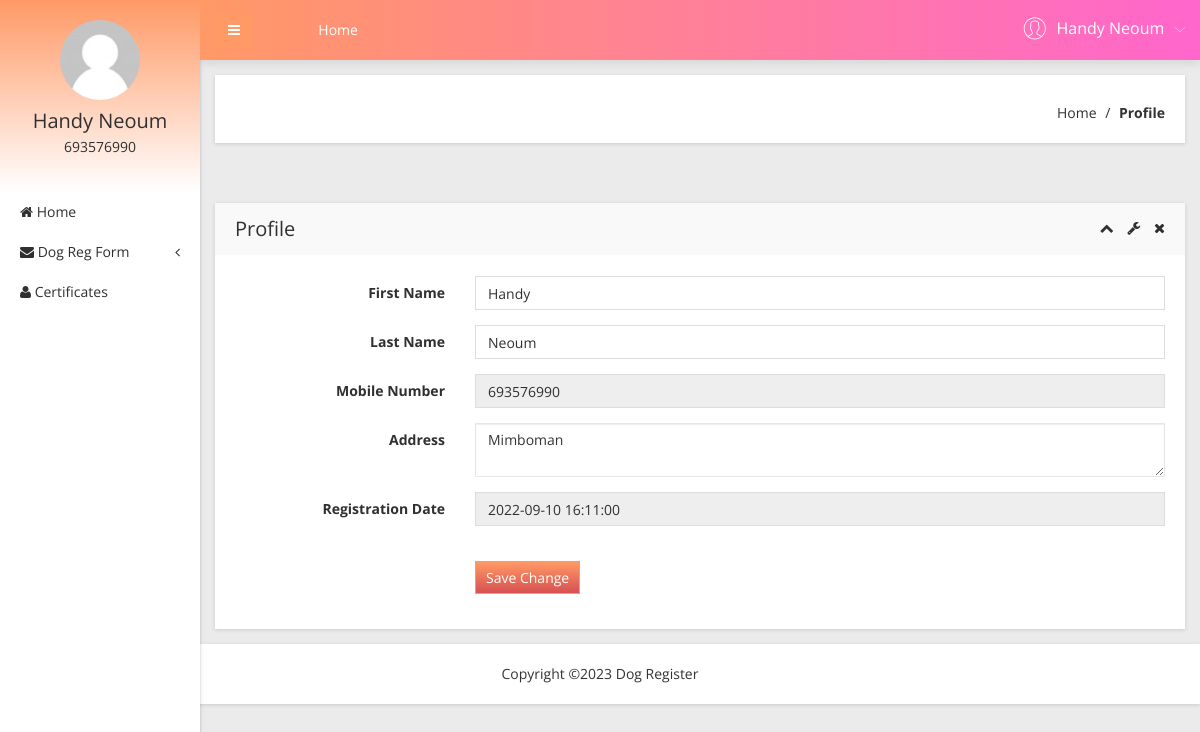
Screenshot of /user/profile.php (signed in) with the database file from the repository.
### tables this page shows
CREATE TABLE `tbluser` (
  `ID` int(10) NOT NULL,
  `FirstName` varchar(200) DEFAULT NULL,
  `LastName` varchar(200) DEFAULT NULL,
  `MobileNumber` bigint(10) DEFAULT NULL,
  `Address` mediumtext DEFAULT NULL,
  `Password` varchar(200) NOT NULL,
  `RegDate` timestamp NULL DEFAULT current_timestamp()
);

### user/profile.php (the view, shortened to what this page needs)
<?php
include('includes/dbconnection.php');
if (strlen($_SESSION['obcsuid']==0)) {
  header('location:logout.php');
  } else{
  ?>
<!doctype html>
<html class="no-js" lang="en">
<head>
    <link rel="stylesheet" href="css/bootstrap.min.css">
    <link rel="stylesheet" href="css/font-awesome.min.css">
    <link rel="stylesheet" href="css/adminpro-custon-icon.css">
    <link rel="stylesheet" href="css/meanmenu.min.css">
    <link rel="stylesheet" href="css/jquery.mCustomScrollbar.min.css">
    <link rel="stylesheet" href="css/animate.css">
    <link rel="stylesheet" href="css/modals.css">
    <link rel="stylesheet" href="css/normalize.css">
    <link rel="stylesheet" href="css/form/all-type-forms.css">
    <link rel="stylesheet" href="style.css">
    <link rel="stylesheet" href="css/responsive.css">
</head>
<body class="materialdesign">
    <div class="wrapper-pro">
   <?php include_once('includes/sidebar.php');?>
        <?php include_once('includes/header.php');?>
            <div class="breadcome-area mg-b-30 small-dn">
                <div class="container-fluid">
                    <div class="row">
                        <div class="col-lg-12">
                            <div class="breadcome-list shadow-reset">
                                <div class="row">
                                    <div class="col-lg-12">
                                        <ul class="breadcome-menu">
                                            <li><a href="dashboard.php">Home</a> <span class="bread-slash">/</span>
                                            </li>
                                            <li><span class="bread-blod">Profile</span>
                                            </li>
                                        </ul>
                                    </div>
                                </div>
                            </div>
                        </div>
                    </div>
                </div>
            </div>
            <div class="basic-form-area mg-b-15">
                <div class="container-fluid">
                    <div class="row">
                        <div class="col-lg-12">
                            <div class="sparkline12-list shadow-reset mg-t-30">
                                <div class="sparkline12-hd">
                                    <div class="main-sparkline12-hd">
                                        <h1>Profile</h1>
                                        <div class="sparkline12-outline-icon">
                                            <span class="sparkline12-collapse-link"><i class="fa fa-chevron-up"></i></span>
                                            <span><i class="fa fa-wrench"></i></span>
                                            <span class="sparkline12-collapse-close"><i class="fa fa-times"></i></span>
                                        </div>
                                    </div>
                                </div>
                                <div class="sparkline12-graph">
                                    <div class="basic-login-form-ad">
                                        <div class="row">
                                            <div class="col-lg-12">
                                                <div class="all-form-element-inner">
                                                    <form method="post">
                                                        <?php
$uid=$_SESSION['obcsuid'];
$sql="SELECT * from  tbluser where ID=:uid";
$query = $dbh -> prepare($sql);
$query->bindParam(':uid',$uid,PDO::PARAM_STR);
$query->execute();
$results=$query->fetchAll(PDO::FETCH_OBJ);
$cnt=1;
if($query->rowCount() > 0)
{
foreach($results as $row)
{               ?>
                                                        <div class="form-group-inner">
                                                            <div class="row">
                                                                <div class="col-lg-3">
                                                                    <label class="login2 pull-right pull-right-pro">First Name</label>
                                                                </div>
                                                                <div class="col-lg-9">
                                                                    <input type="text" class="form-control" name="fname" value="<?php  echo $row->FirstName;?>" required="true" />
                                                                </div>
                                                            </div>
                                                        </div>
                                                        <div class="form-group-inner">
                                                            <div class="row">
                                                                <div class="col-lg-3">
                                                                    <label class="login2 pull-right pull-right-pro">Last Name</label>
                                                                </div>
                                                                <div class="col-lg-9">
                                                                    <input type="text" class="form-control" name="lname" value="<?php  echo $row->LastName;?>" required="true" />
                                                                </div>
                                                            </div>
                                                        </div>
                                                        <div class="form-group-inner">
                                                            <div class="row">
                                                                <div class="col-lg-3">
                                                                    <label class="login2 pull-right pull-right-pro">Mobile Number</label>
                                                                </div>
                                                                <div class="col-lg-9">
                                                                    <input type="text" class="form-control" readonly="true" value="<?php  echo $row->MobileNumber;?>" />
                                                                </div>
                                                            </div>
                                                        </div>
                                                        <div class="form-group-inner">
                                                            <div class="row">
                                                                <div class="col-lg-3">
                                                                    <label class="login2 pull-right pull-right-pro">Address</label>
                                                                </div>
                                                                <div class="col-lg-9">
                                                                    <textarea type="text" class="form-control" name="add" value="" /><?php  echo $row->Address;?></textarea>
                                                                </div>
                                                            </div>
                                                        </div>
                                                       <div class="form-group-inner">
                                                            <div class="row">
                                                                <div class="col-lg-3">
                                                                    <label class="login2 pull-right pull-right-pro">Registration Date</label>
                                                                </div>
                                                                <div class="col-lg-9">
                                                                    <input type="text" class="form-control" readonly="true" value="<?php  echo $row->RegDate;?>" />
                                                                </div>
                                                            </div>
                                                        </div>
                                                    <?php $cnt=$cnt+1;}} ?>
                                                        <div class="form-group-inner">
                                                            <div class="login-btn-inner">
                                                                <div class="row">
                                                                    <div class="col-lg-3"></div>
                                                                    <div class="col-lg-9">
                                                                        <div class="login-horizental cancel-wp pull-left">
                                                                            <button class="btn btn-sm btn-primary login-submit-cs" type="submit" name="submit">Save Change</button>
                                                                        </div>
                                                                    </div>
                                                                </div>
                                                            </div>
                                                        </div>
                                                    </form>
                                                </div>
                                            </div>
                                        </div>
                                    </div>
                                </div>
                            </div>
                        </div>
                    </div>
                </div>
            </div>
        </div>
    </div>
  <?php include_once('includes/footer.php');?>
</body>
</html><?php }  ?>

### user/includes/sidebar.php (shortened to what this page needs)
        <?php
include('includes/dbconnection.php');
if (strlen($_SESSION['obcsuid']==0)) {
  header('location:logout.php');
  } else{
  ?>
  <div class="left-sidebar-pro">
            <nav id="sidebar">
                <div class="sidebar-header">
                     <?php
$uid=$_SESSION['obcsuid'];
$sql="SELECT FirstName,LastName,MobileNumber from  tbluser where ID=:uid";
$query = $dbh -> prepare($sql);
$query->bindParam(':uid',$uid,PDO::PARAM_STR);
$query->execute();
$results=$query->fetchAll(PDO::FETCH_OBJ);
$cnt=1;
if($query->rowCount() > 0)
{
foreach($results as $row)
{               ?>
                    <a href="#"><img src="img/message/avatar.jpg" alt="" />
                    </a>
                    <h3><?php  echo $row->FirstName;?>  <?php  echo $row->LastName;?></h3>
                    <p><?php  echo $row->MobileNumber;?></p><?php $cnt=$cnt+1;}} ?>
                </div>
                <div class="left-custom-menu-adp-wrap">
                    <ul class="nav navbar-nav left-sidebar-menu-pro">
                        <li class="nav-item">
                            <a href="dashboard.php" role="button" aria-expanded="false"><i class="fa big-icon fa-home"></i> <span class="mini-dn">Home</span> </a>
                        </li>
                        <li class="nav-item"><a href="#" data-toggle="dropdown" role="button" aria-expanded="false" class="nav-link dropdown-toggle"><i class="fa big-icon fa-envelope"></i> <span class="mini-dn">Dog Reg Form</span> <span class="indicator-right-menu mini-dn"><i class="fa indicator-mn fa-angle-left"></i></span></a>
                        </li>
                       <li class="nav-item">
                            <a href="certificates-list.php" role="button" aria-expanded="false"><i class="fa big-icon fa-user"></i> <span class="mini-dn">Certificates</span> </a>
                        </li>
                    </ul>
                </div>
            </nav>
        </div><?php }  ?>

### user/includes/header.php (shortened to what this page needs)
       <?php
include('includes/dbconnection.php');
if (strlen($_SESSION['obcsuid']==0)) {
  header('location:logout.php');
  } else{
  ?>
 <div class="content-inner-all">
            <div class="header-top-area">
                <div class="fixed-header-top">
                    <div class="container-fluid">
                        <div class="row">
                            <div class="col-lg-1 col-md-6 col-sm-6 col-xs-12">
                                <button type="button" id="sidebarCollapse" class="btn bar-button-pro header-drl-controller-btn btn-info navbar-btn">
                                    <i class="fa fa-bars"></i>
                                </button>
                            </div>
                            <div class="col-lg-6 col-md-1 col-sm-1 col-xs-12">
                                <div class="header-top-menu tabl-d-n">
                                    <ul class="nav navbar-nav mai-top-nav">
                                        <li class="nav-item"><a href="dashboard.php" class="nav-link">Home</a>
                                        </li>
                                    </ul>
                                </div>
                            </div>
                            <div class="col-lg-5 col-md-5 col-sm-6 col-xs-12">
                                <div class="header-right-info">
                                    <ul class="nav navbar-nav mai-top-nav header-right-menu">
                                <?php
$uid=$_SESSION['obcsuid'];
$sql="SELECT FirstName,LastName,MobileNumber from  tbluser where ID=:uid";
$query = $dbh -> prepare($sql);
$query->bindParam(':uid',$uid,PDO::PARAM_STR);
$query->execute();
$results=$query->fetchAll(PDO::FETCH_OBJ);
$cnt=1;
if($query->rowCount() > 0)
{
foreach($results as $row)
{               ?>
                                        <li class="nav-item">
                                            <a href="#" data-toggle="dropdown" role="button" aria-expanded="false" class="nav-link dropdown-toggle">
                                                <span class="adminpro-icon adminpro-user-rounded header-riht-inf"></span>
                                                <span class="admin-name"><?php  echo $row->FirstName;?>  <?php  echo $row->LastName;?> </span>
                                                <span class="author-project-icon adminpro-icon adminpro-down-arrow"></span><?php $cnt=$cnt+1;}} ?>
                                            </a>
                                        </li>
                                    </ul>
                                </div>
                            </div>
                        </div>
                    </div>
                </div>
            </div><?php }  ?>

### rows the page displays
tbluser: FirstName "Handy", LastName "Neoum", MobileNumber "693576990", fname "Handy", lname "Neoum", add "Mimboman", RegDate "2022-09-10 16:11:00"
